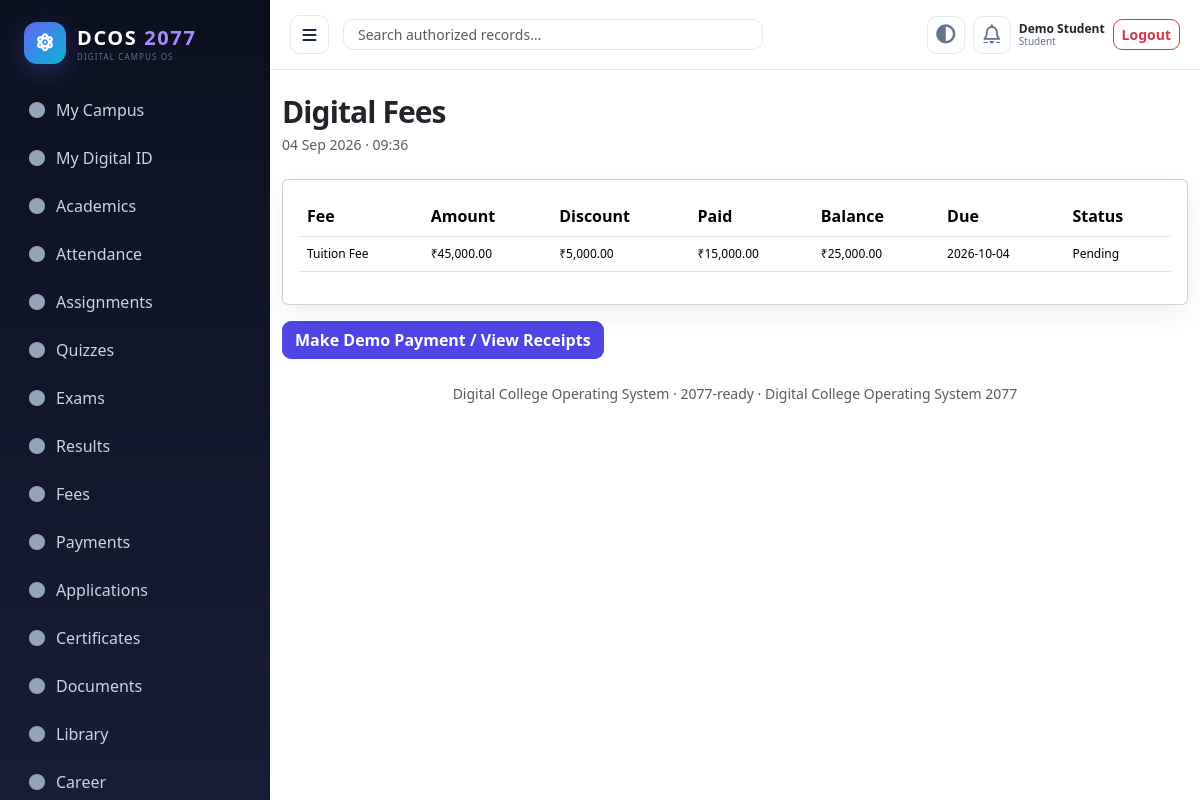
/student/fees.php (signed in), run on the app's committed database.
### tables this page shows
CREATE TABLE student_fees(id INT AUTO_INCREMENT PRIMARY KEY,student_id INT,fee_structure_id INT,category VARCHAR(100),amount DECIMAL(12,2),discount DECIMAL(12,2) DEFAULT 0,paid_amount DECIMAL(12,2) DEFAULT 0,due_date DATE,status VARCHAR(30) DEFAULT 'Pending',FOREIGN KEY(student_id) REFERENCES students(id),FOREIGN KEY(fee_structure_id) REFERENCES fee_structures(id));

### config/database.php (called while the page is built, shortened)
<?php
function db(): PDO {
    $host=getenv('CMS_DB_HOST') ?: '127.0.0.1'; $name=getenv('CMS_DB_NAME') ?: 'college_management';
    $user=getenv('CMS_DB_USER') ?: 'root'; $pass=getenv('CMS_DB_PASS') ?: '';
    $dsn="mysql:host={$host};dbname={$name};charset=utf8mb4";
    $pdo=new PDO($dsn,$user,$pass,[PDO::ATTR_ERRMODE=>PDO::ERRMODE_EXCEPTION,PDO::ATTR_DEFAULT_FETCH_MODE=>PDO::FETCH_ASSOC,PDO::ATTR_EMULATE_PREPARES=>false]);
    return $pdo;
}

### helpers/security.php (called while the page is built, shortened)
<?php
function e($v){return htmlspecialchars((string)$v,ENT_QUOTES,'UTF-8');}

### student/fees.php (the view)
<?php require_once __DIR__.'/../includes/bootstrap.php';require_role('Student');$q=db()->prepare('SELECT sf.*,fs.name fee_structure FROM student_fees sf LEFT JOIN fee_structures fs ON fs.id=sf.fee_structure_id JOIN students s ON s.id=sf.student_id WHERE s.user_id=? ORDER BY sf.due_date');$q->execute([actor_id()]);page_top('Digital Fees');?><div class='card p-3 table-responsive'><table class='table'><tr><th>Fee</th><th>Amount</th><th>Discount</th><th>Paid</th><th>Balance</th><th>Due</th><th>Status</th></tr><?php foreach($q as $r):?><tr><td><?=e($r['category'])?></td><td>₹<?=e(number_format($r['amount'],2))?></td><td>₹<?=e(number_format($r['discount'],2))?></td><td>₹<?=e(number_format($r['paid_amount'],2))?></td><td>₹<?=e(number_format(max(0,$r['amount']-$r['discount']-$r['paid_amount']),2))?></td><td><?=e($r['due_date'])?></td><td><?=e($r['status'])?></td></tr><?php endforeach;?></table></div><a class='btn btn-primary mt-3' href='payments.php'>Make Demo Payment / View Receipts</a><?php page_bottom(); ?>

### assets/css/app.css (style rules this page uses)
:root { --primary:#4f46e5;--primary2:#6366f1;--secondary:#0ea5e9;--success:#10b981;--warning:#f59e0b;--danger:#ef4444;--info:#06b6d4;--bg:#f8fafc;--panel:#fff;--ink:#1e293b;--muted:#64748b;--line:#e2e8f0;--dark:#0f172a;--sidebar:#0b1020;--sidebar2:#171d36;--radius:14px;--shadow:0 10px 30px rgba(15,23,42,.07);--shadow-lg:0 24px 70px rgba(15,23,42,.15) }
* { box-sizing:border-box }
html { scroll-behavior:smooth }
body { margin:0;background:var(--bg);color:var(--ink);font-family:Inter,ui-sans-serif,system-ui,-apple-system,BlinkMacSystemFont,"Segoe UI",Roboto,Arial,sans-serif;font-size:14px;line-height:1.55 }
a { color:inherit;text-decoration:none }
.card { border:1px solid var(--line);box-shadow:var(--shadow);border-radius:var(--radius);background:var(--panel) }
.table tbody td { font-size:12px;vertical-align:middle }
.btn { border-radius:9px!important;font-weight:600!important }
.btn-primary { background:var(--primary)!important;border-color:var(--primary)!important }

### data on the page
student_fees: category "Tuition Fee", amount "45,000.00", discount "5,000.00", paid_amount "15,000.00", max(0,$r['amount']-$r['discount']-$r['paid_amount']) "25,000.00", due_date "2026-10-04", status "Pending"

### other printed values
$label "My Campus"
$label "My Digital ID"
$label "Academics"
$label "Attendance"
$label "Assignments"
$label "Quizzes"
$label "Exams"
$label "Results"
$label "Fees"
$label "Payments"
$label "Applications"
$label "Certificates"
$label "Documents"
$label "Library"
$label "Career"
